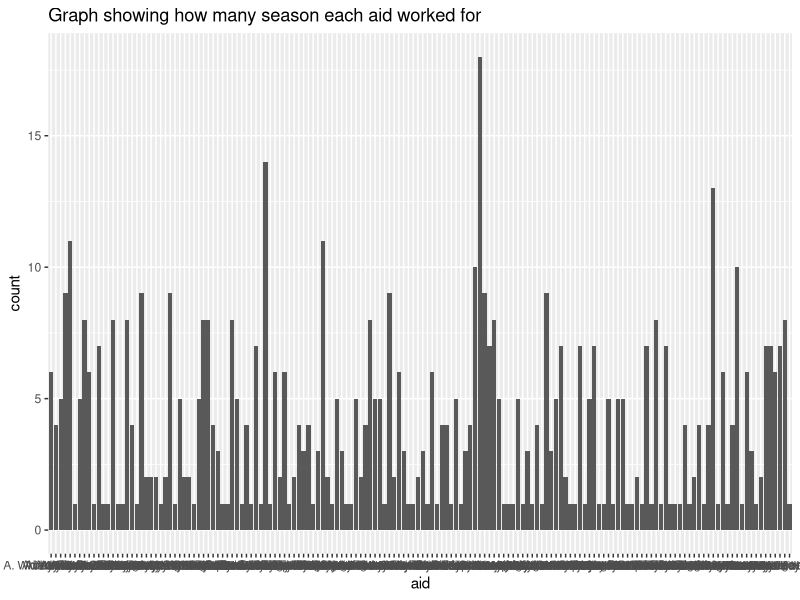
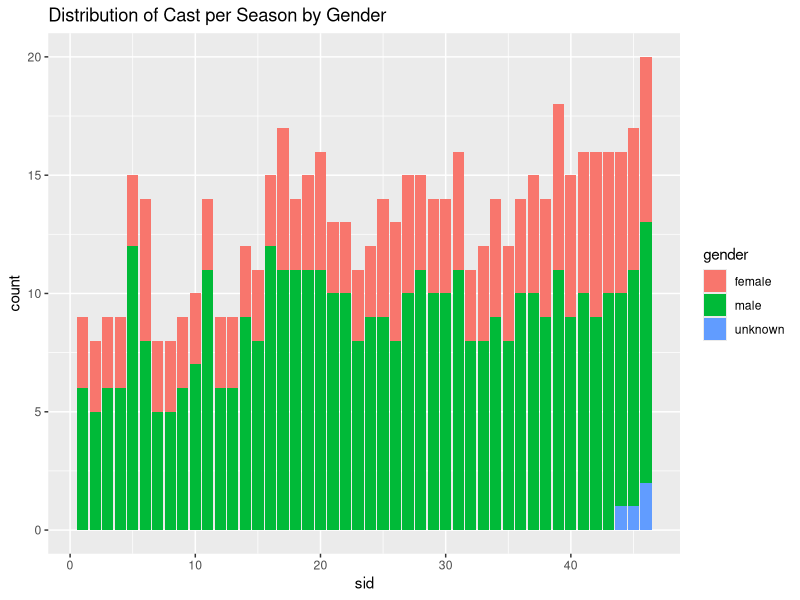
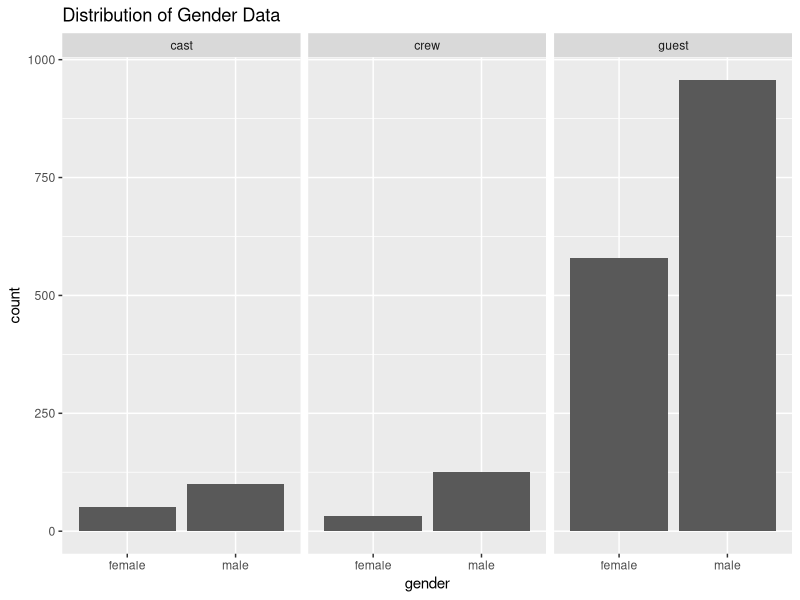

These charts were generated, in order, by the following R code:
## ---- chunk 1
#| label: setup
#| warning: false
#| message: false

library(tidyverse)
library(ggplot2)
library(dplyr)

knitr::opts_chunk$set(echo = TRUE, warning=FALSE, message=FALSE)
## ---- chunk 2
snl_actors <- read_csv("_data/snl_actors.csv")
head(snl_actors)

snl_casts <- read_csv("_data/snl_casts.csv")
head(snl_casts)

snl_seasons <- read_csv("_data/snl_seasons.csv")
head(snl_seasons)
## ---- chunk 3
snl_actors <- snl_actors %>%
  drop_na()
snl_actors

snl_casts <- snl_casts %>%
  select(aid, sid, featured, update_anchor, n_episodes, season_fraction)
snl_casts <- snl_casts %>%
  drop_na()
snl_casts

snl_seasons <- snl_seasons %>% 
  drop_na()
snl_seasons

## ---- chunk 4
colnames(snl_actors)

colnames(snl_casts)

colnames(snl_seasons)

snl_season <- snl_seasons %>%
  select(sid, year)

snl_cast <- snl_casts %>%
  select(aid, sid, n_episodes)

## ---- chunk 5
snl_data <- snl_casts %>%
  select(-update_anchor, -season_fraction, -n_episodes) %>%
  left_join(snl_season, by="sid")

snl_data

#Graph representing aid and which years they worked in

ggplot(snl_data, aes(aid)) +
  geom_bar() +
  labs(title = "Graph showing how many season each aid worked for")

snl_data1 <- snl_actors %>%
  select(-url) %>%
  inner_join(snl_cast, by="aid")

snl_data1

gender_data <- snl_actors %>%
  filter(gender == "male" | gender == "female")

snl_data1 %>%
  filter(type == "cast") %>%
  ggplot(aes(sid, fill=gender)) +
  geom_bar() +
  labs(title = "Distribution of Cast per Season by Gender")

ggplot(gender_data, aes(gender)) +
  geom_bar() +
  facet_wrap(vars(type)) +
  labs(title = "Distribution of Gender Data")
